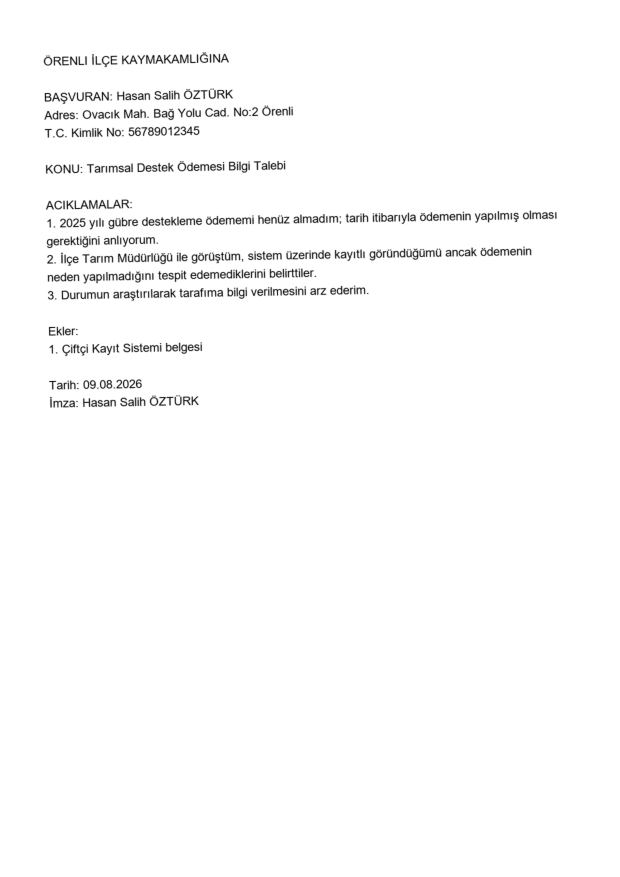
#> input picture data/evaluation/ocr/orta_kalite/SENT-0005_orta_kalite.png, 1240 x 1754 px (shown at 1/2 size)
$ python -i generate_ocr.py   (imports and definitions only)
#> lines starting #> are read from the running program, lines starting #| are printed output that depends on the picture
import json
import random
import os
import math
import sys
from pathlib import Path
from PIL import Image, ImageDraw, ImageFont, ImageFilter, ImageEnhance
import numpy as np

# Paths
BASE_DIR = Path(__file__).parent.parent.parent  # scripts/evaluation -> scripts -> proje kökü
EVRAKLAR_PATH = BASE_DIR / "data" / "evaluation" / "synthetic" / "evraklar.jsonl"
OUT_DIR = BASE_DIR / "data" / "evaluation" / "ocr"

# Platform bağımsız font tespiti
def _find_font() -> Path | None:
    candidates: list[Path] = []
    windows_dir = os.getenv("WINDIR")
    if windows_dir:
        candidates.append(Path(windows_dir) / "Fonts" / "arial.ttf")

    filesystem_root = Path(os.sep)
    candidates.extend([
        filesystem_root / "usr" / "share" / "fonts" / "truetype" / "dejavu" / "DejaVuSans.ttf",
        filesystem_root / "usr" / "share" / "fonts" / "truetype" / "liberation" / "LiberationSans-Regular.ttf",
    ])
    if sys.platform == "darwin":
        candidates.append(
            filesystem_root / "System" / "Library" / "Fonts" / "Helvetica.ttc"
        )

    for candidate in candidates:
        if candidate.exists():
            return candidate
#> further down, picture is the input picture: PIL image 1240x1754 RGB; min 5, max 255, mean 251
    return None

FONT_PATH = _find_font()
# [5 lines not run here, left out]

# [25 lines left out: functions load_evraklar, select_samples, not called in this run]

def add_salt_and_pepper_noise(image, amount=0.02):
    # Convert image to numpy array
    img_arr = np.array(image)

    # Create mask for salt and pepper
    row, col, ch = img_arr.shape
    num_salt = np.ceil(amount * img_arr.size * 0.5)
    num_pepper = np.ceil(amount * img_arr.size * 0.5)

    # Add Salt noise
    coords = [np.random.randint(0, i - 1, int(num_salt)) for i in img_arr.shape[:2]]
    img_arr[tuple(coords)] = 255

    # Add Pepper noise
    coords = [np.random.randint(0, i - 1, int(num_pepper)) for i in img_arr.shape[:2]]
    img_arr[tuple(coords)] = 0

    return Image.fromarray(img_arr)

# [52 lines left out: functions draw_text_wrapped, create_base_image, apply_orta_kalite, not called in this run]

def apply_zor_kalite(img):
    # Prominent rotation (3-7 degrees), noticeable blur, contrast reduction, noise
    angle = random.uniform(-7, 7)
    if abs(angle) < 3:
        angle = 3.0 if angle >= 0 else -3.0
    img = img.rotate(angle, resample=Image.Resampling.BICUBIC, fillcolor='white')
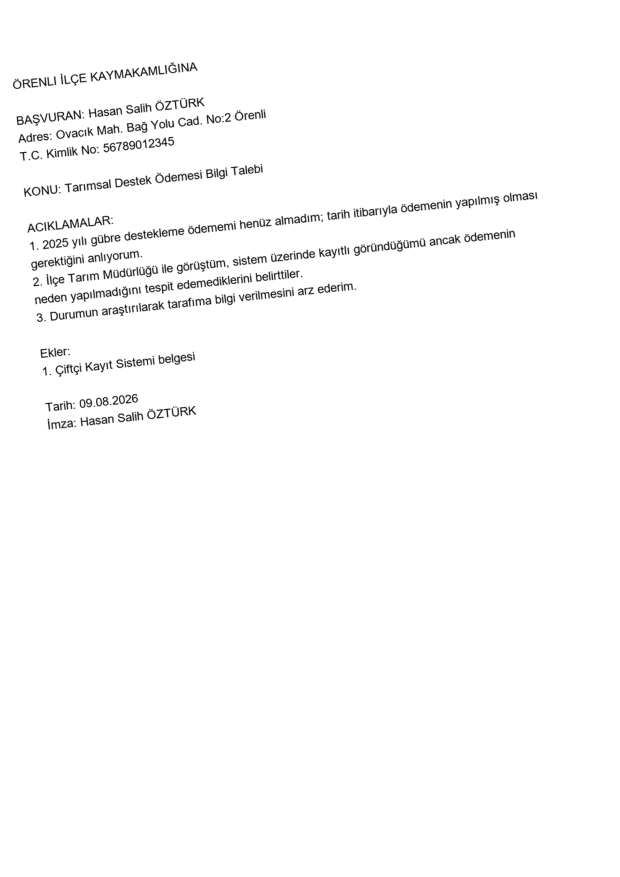
#> img: PIL image 1240x1754 RGB (shown at 1/2 size); min 0, max 255, mean 251
    img = img.filter(ImageFilter.GaussianBlur(radius=random.uniform(1.5, 2.5)))

    # Contrast reduction
    enhancer = ImageEnhance.Contrast(img)
    img = enhancer.enhance(random.uniform(0.4, 0.7))
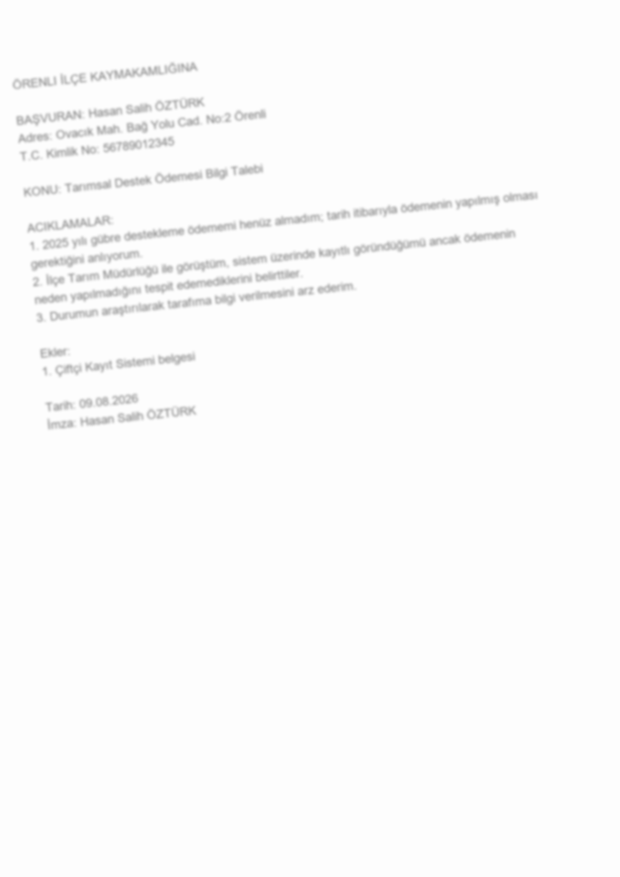
#> img: PIL image 1240x1754 RGB (shown at 1/2 size); min 173, max 253, mean 250.9

    # Add salt and pepper noise
    img = add_salt_and_pepper_noise(img, amount=random.uniform(0.01, 0.03))
#> in add_salt_and_pepper_noise, `img_arr[tuple(coords)] = 0`:
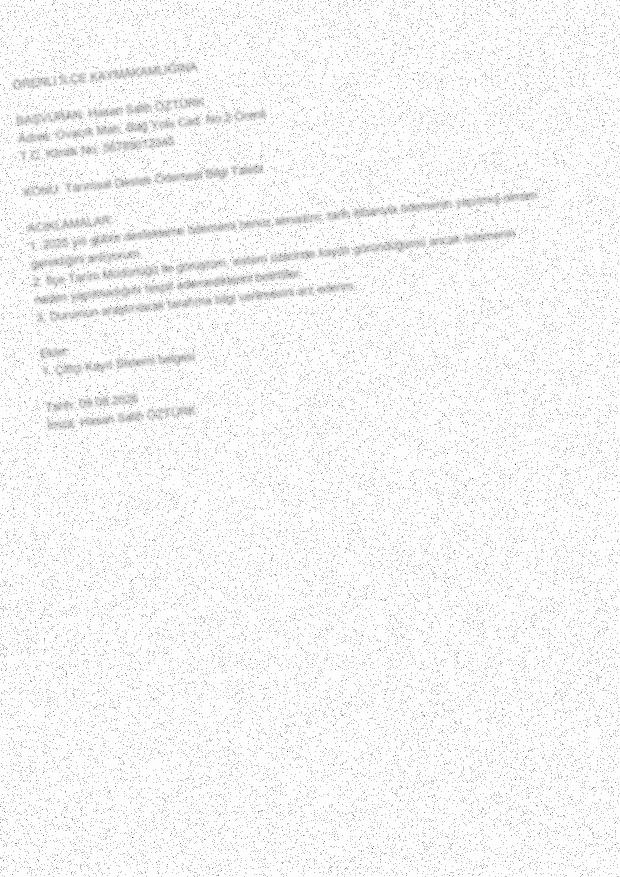
#> img_arr: shape (1754, 1240, 3) (shown at 1/2 size); min 0, max 255, mean 245.3
    return img

# [37 lines left out: function main, not called in this run]

# [2 lines not run here, left out]

>>> from PIL import Image
>>> picture = Image.open('../../data/evaluation/ocr/orta_kalite/SENT-0005_orta_kalite.png')
>>> result = apply_zor_kalite(picture)

$ run again, on data/evaluation/ocr/orta_kalite/SENT-0009_orta_kalite.png
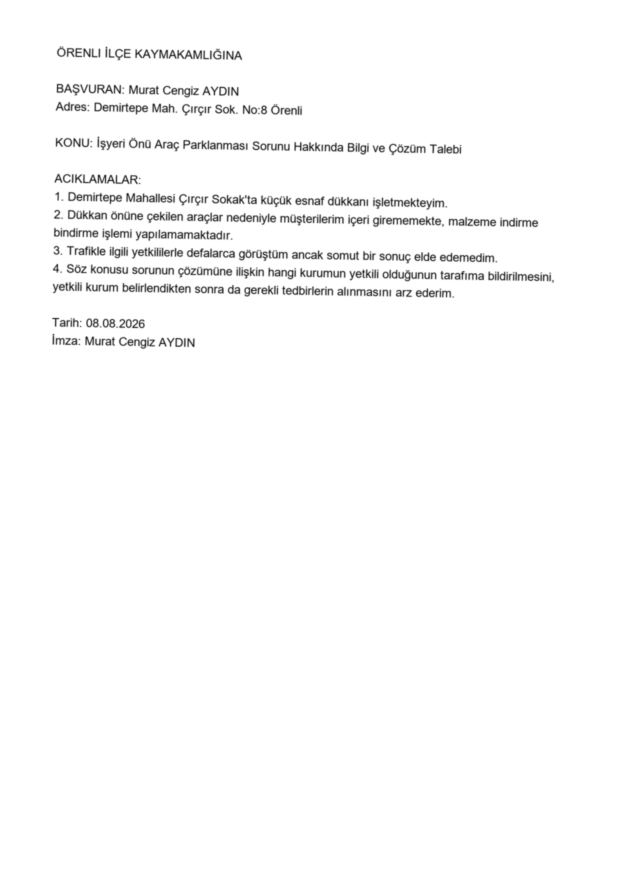
#> input picture data/evaluation/ocr/orta_kalite/SENT-0009_orta_kalite.png, 1240 x 1754 px (shown at 1/2 size)
#> picture is the input picture: PIL image 1240x1754 RGB; min 21, max 255, mean 250.4
#> in apply_zor_kalite, `img = enhancer.enhance(random.uniform(0.4, 0.7))`:
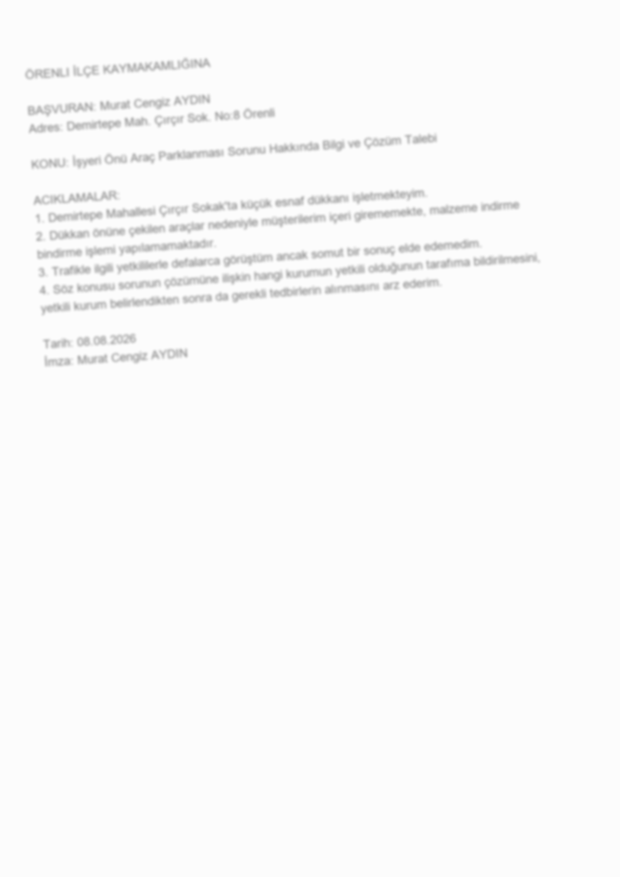
#> img: PIL image 1240x1754 RGB (shown at 1/2 size); min 174, max 252, mean 249.6
#> in add_salt_and_pepper_noise, `img_arr[tuple(coords)] = 0`:
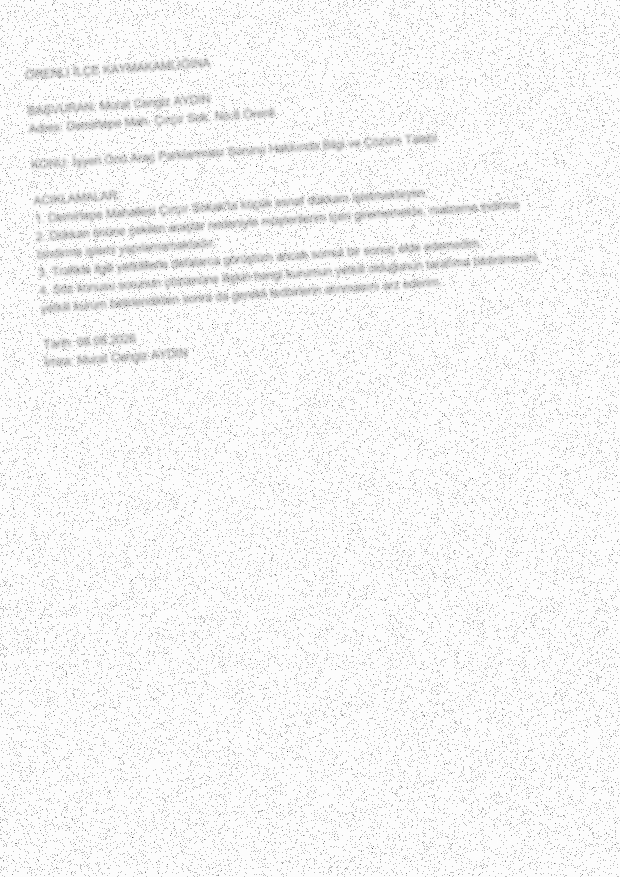
#> img_arr: shape (1754, 1240, 3) (shown at 1/2 size); min 0, max 255, mean 244.1

$ run again, on data/evaluation/ocr/orta_kalite/SENT-0019_orta_kalite.png
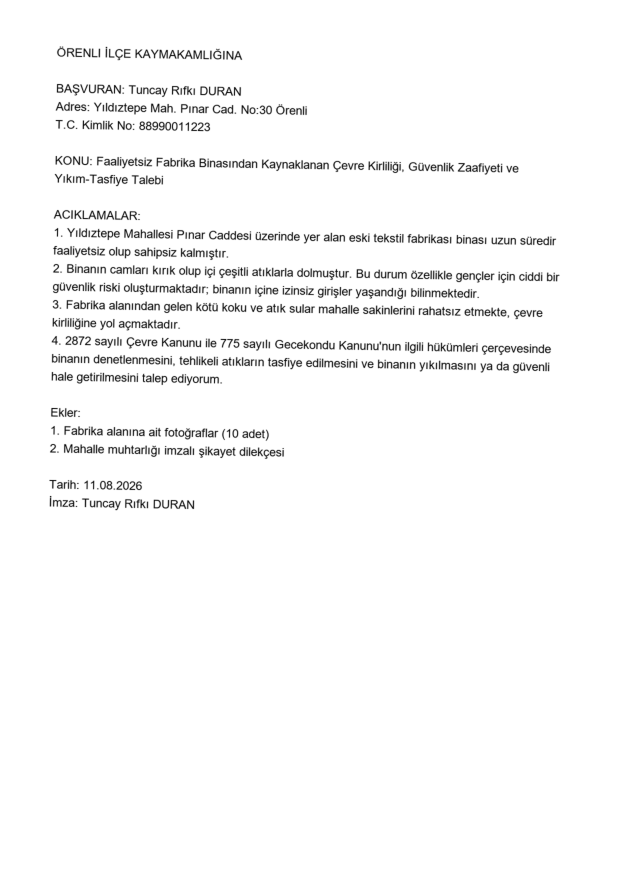
#> input picture data/evaluation/ocr/orta_kalite/SENT-0019_orta_kalite.png, 1240 x 1754 px (shown at 1/2 size)
#> picture is the input picture: PIL image 1240x1754 RGB; min 4, max 255, mean 248.2
#> in apply_zor_kalite, `img = enhancer.enhance(random.uniform(0.4, 0.7))`:
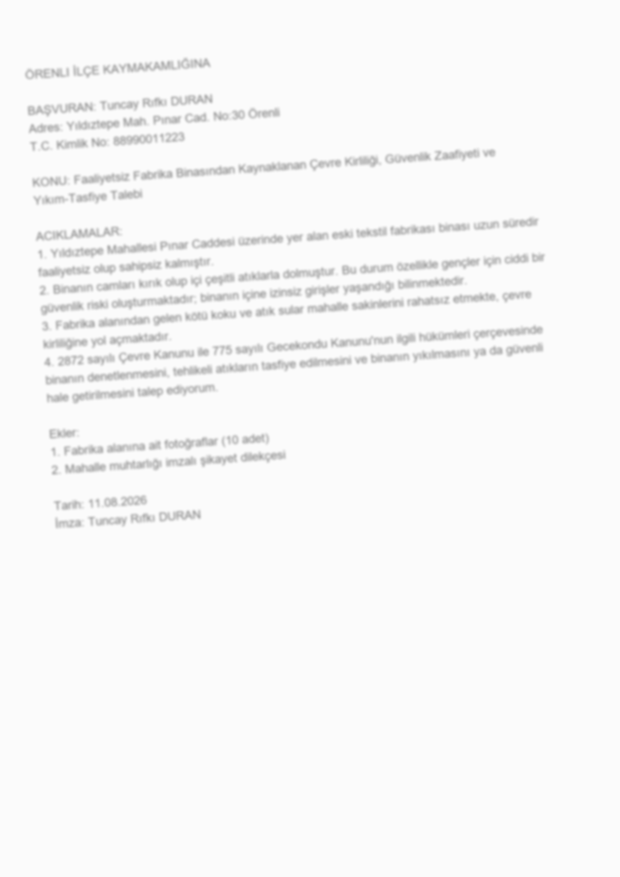
#> img: PIL image 1240x1754 RGB (shown at 1/2 size); min 171, max 251, mean 247.4
#> in add_salt_and_pepper_noise, `img_arr[tuple(coords)] = 0`:
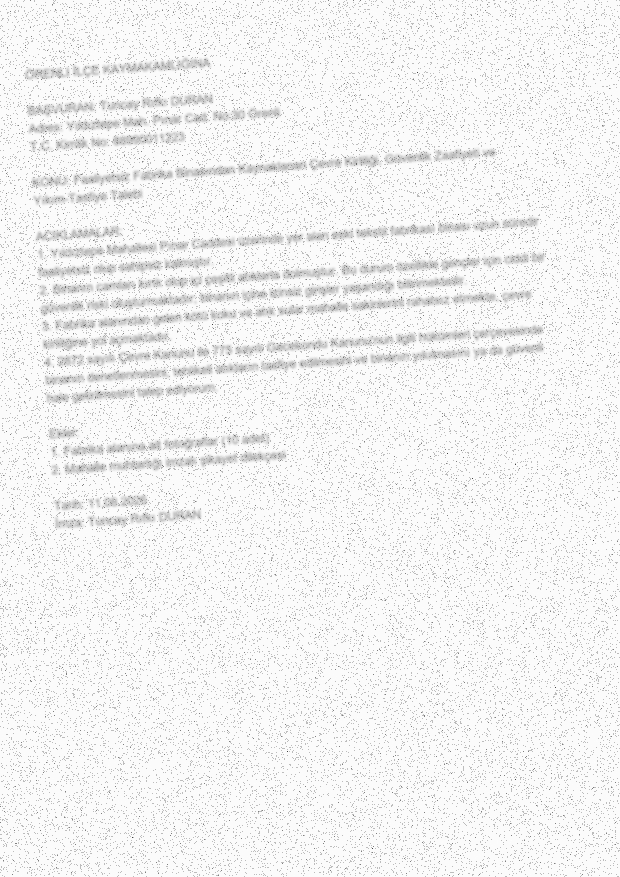
#> img_arr: shape (1754, 1240, 3) (shown at 1/2 size); min 0, max 255, mean 242

$ run again, on data/evaluation/ocr/orta_kalite/SENT-0029_orta_kalite.png
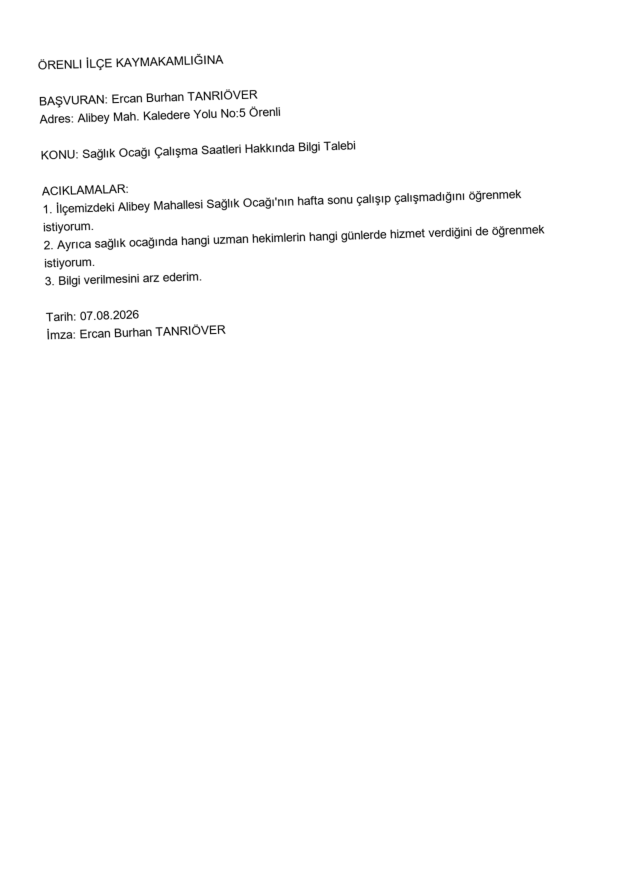
#> input picture data/evaluation/ocr/orta_kalite/SENT-0029_orta_kalite.png, 1240 x 1754 px (shown at 1/2 size)
#> picture is the input picture: PIL image 1240x1754 RGB; min 5, max 255, mean 251.8
#> in apply_zor_kalite, `img = enhancer.enhance(random.uniform(0.4, 0.7))`:
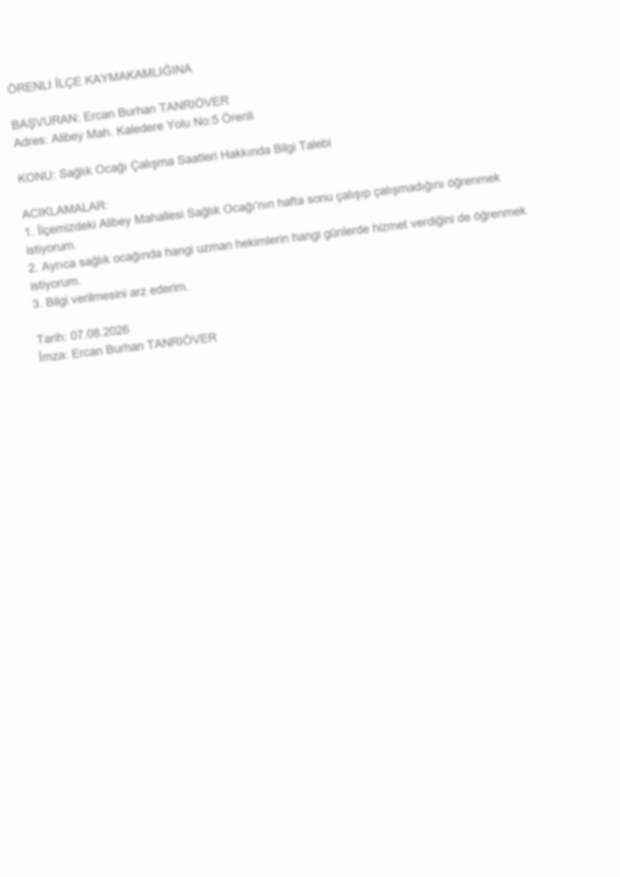
#> img: PIL image 1240x1754 RGB (shown at 1/2 size); min 174, max 253, mean 251.3
#> in add_salt_and_pepper_noise, `img_arr[tuple(coords)] = 0`:
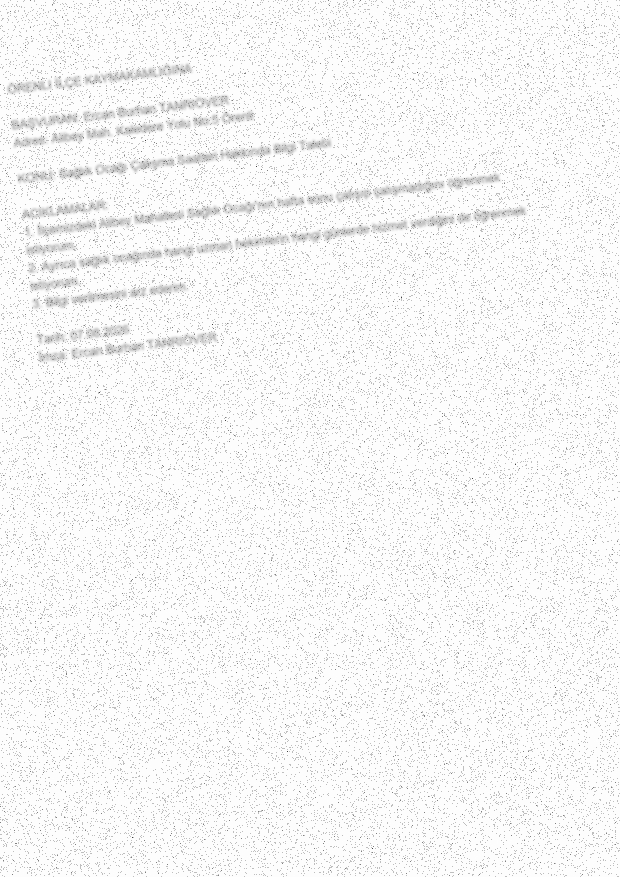
#> img_arr: shape (1754, 1240, 3) (shown at 1/2 size); min 0, max 255, mean 245.7
